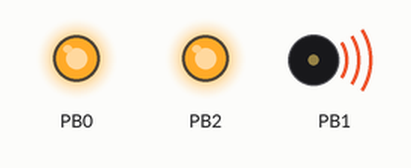
This sketch was run on a simulated ATtiny85, built with avr-gcc and run on an emulated ATtiny85. On the bench: output pins drawn as LEDs (lit = HIGH), buzzer (waves = sounding). Pins used as bus, display or sensor lines are not drawn.

Above: at 1.5 s.
At 7.7 s:
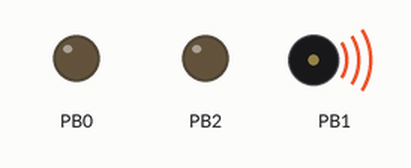
At 14.7 s:
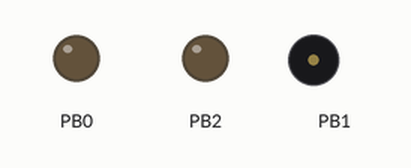
At 28.0 s:
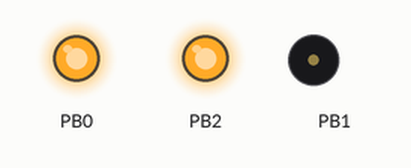
Timing chart, 0 to 32.6 s (numbered marks = the images above):
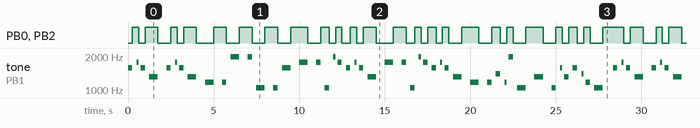

The sketch:

proyecto2_progra4.ino
```cpp
const int sol = 159;
const int la = 142;
const int mi = 190;
const int re = 213;
const int si = 127;
const int doq = 239;
const int fa = 179;
const int mi1 = 190;

int i = 0, a = 0;
int b=500, d=250, e=125;
int tempo[] = {
  d, e, d, b, d, e, d, b, b, d,
  b, d, b, d, b, b, d, d, e, d, d,
  e, d, b, b, d, d, e, d, d, e, d,
  b, b, d, d, e, d, b, b, d, e, d,
  d, e, d, b};
int melodia[] = {
  sol, la, sol, mi, sol, la, sol, mi, re, re,
   si, si, doq, doq, sol, la, la, doq, si, la, sol,
   la, sol, mi, la, la, doq, si, la, sol, la, sol,
   mi, re, re, fa, re, si, doq, mi1, doq, sol, mi,
   sol, fa, re, doq};
int estado1[] = {1,0,1,0,1,0,1,0,1,0,1,0,1,0,1,0,1,0,1,0,1,0,1,0,1,0,1,0,1,0,1,0,1,0,1,0,1,0,1,0,1,0,1,0,1,0,1};
void setup() {
 pinMode(0, OUTPUT);
  pinMode(1, OUTPUT);
  pinMode(2, OUTPUT);
}
void loop() {
  playTune();
  delay(100);
}
void TinyTone(unsigned char divisor, unsigned char octave, unsigned long duration)
{
  TCCR1 = 0x90 | (11-octave); // for 8MHz clock
  OCR1C = divisor-1;         // set the OCR
  delay(duration);
  TCCR1 = 0x90;              // stop the counter
}
void playTune(void)
{
for(i=0; i<47;i++){
  TinyTone(melodia[i],6, tempo[i]);
  digitalWrite(0, estado1[i]);
  digitalWrite(2, estado1[i]);
  delay(tempo[i]);
}
}
```

Measured:
- by itself, PB0, PB2: moves between LOW and HIGH, repeating every 28.4 s
- by itself, tone on PB1: plays 1572 Hz for 0.25 s, 1761 Hz for 0.13 s, 1572 Hz for 0.25 s, 1316 Hz for 0.50 s, 1572 Hz for 0.25 s, 1761 Hz for 0.13 s … (215 notes in this stretch)
